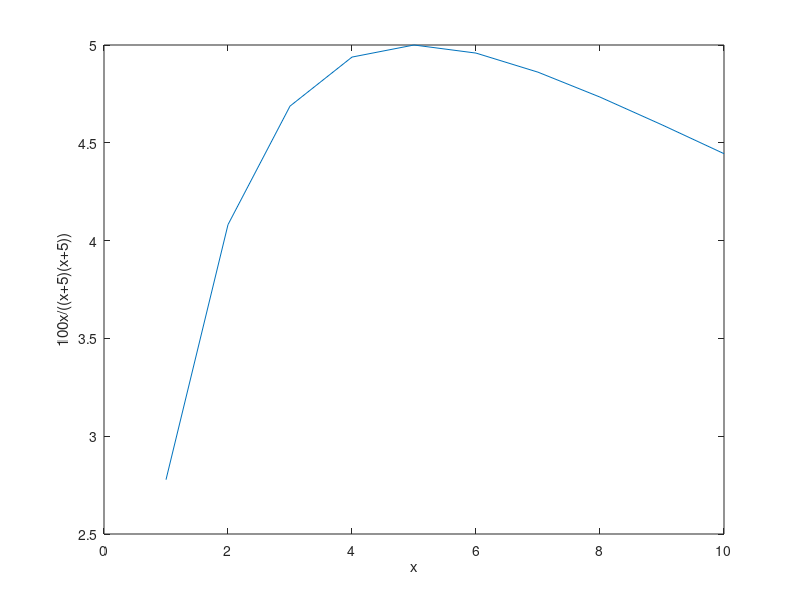
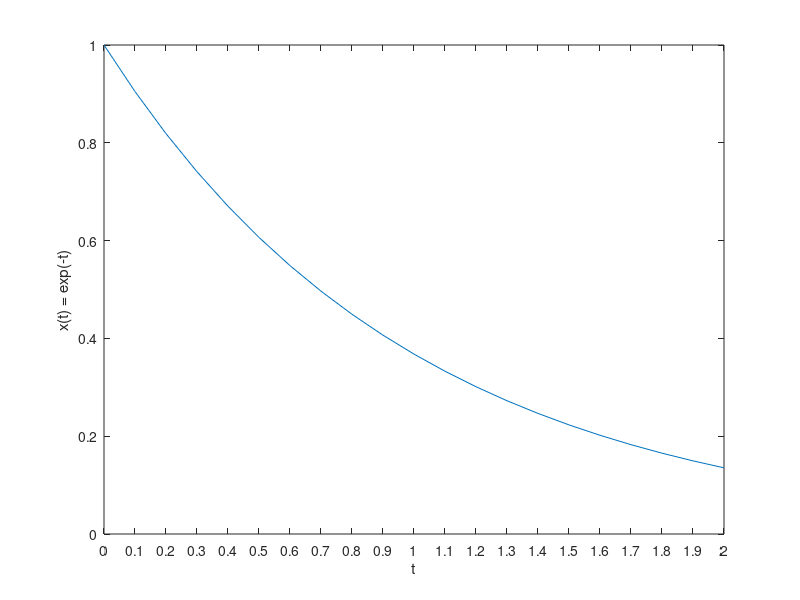
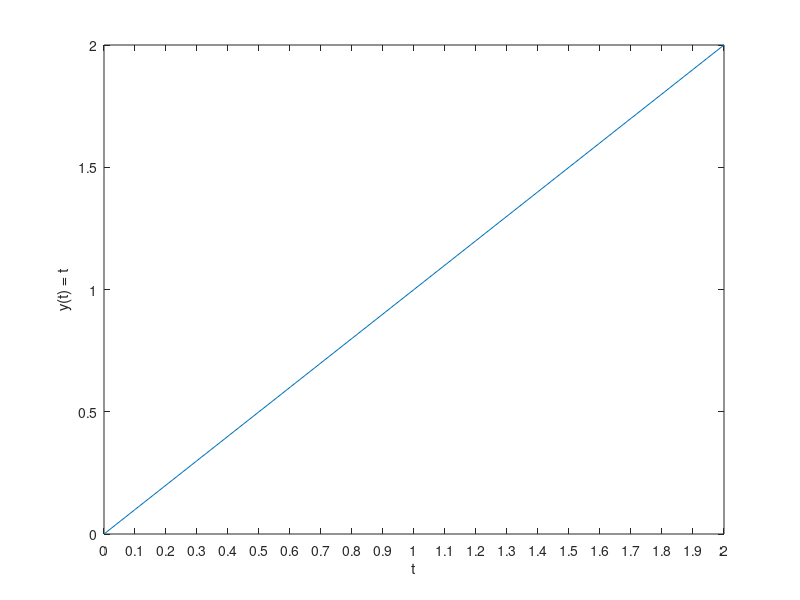
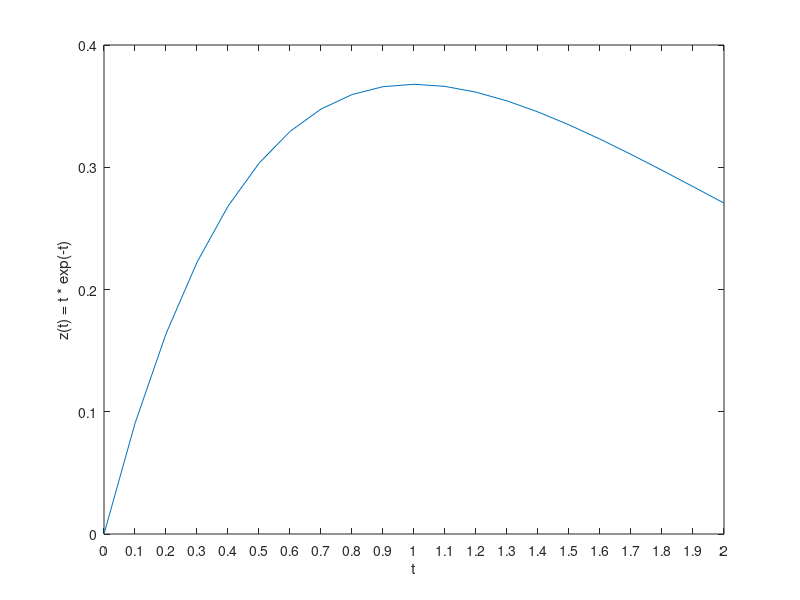

Recreate these plots in MATLAB, in order.
%% Task 1
% creating the vector v1 by listing it out
v1 = [0 2 4 6 8 10 12]
% creating vectors using the (FROM:STEP:TO) method
v2 = 0:10
v3 = 0:2:10
v4 = -pi/2:pi/4:pi/2
%creating vectors using the FROM,TO,NUMBER method involving linspace or
%logspace function
v5 = linspace(0,10,6)
v6 = logspace(1,2,5)

%% Task 2
v7 = [0 4 10 12 15 16 8] %enumeration
v8 = 0:3:15  %from:step:to
v9 = -4:2:8  %from:step:to
v10 = logspace(1, 5, 5)   %from, to, number
v11 = zeros(1, 4)   % using the zeros function
v12 = ones(1, 3)   %using the ones function

%% Task 3
v13 = [1 2 3]
v14 = [2 3 4]
v15 = v14*2
v16 = v13*v14.'
v17 = v13.*v14
v18 = v13*v14'

%% Task 4
m1 = [1 2 3]
m2 = [1 2 3; 4 5 6; 7 8 9]
a = m2(3, 1)
b = m2(2,:)
c = m2(:,3)

%% Task 5
A = v13'*v14
C = [v1';v2';v1']'
D = [v13 v14]

%% Task 6
lhs = [3 -3 4; 1 6 5; 1 -2 3]
rhs = [30; 7; 17]
U = transpose(lhs\rhs)
U1 = U(1)
U2 = U(2)
U3 = U(3)

%% Task 7
% grouping all the resistance of all resistors into a list
R = [10 20 40 80 100]
%grouping all the voltage of all the resistors into a list
V = [20 22 24 26 30]
%calculating the current and power of each resistor using element wise
%multiplication and grouping them into a list
I = V./R
P = I.*V
TP = P(1) + P(2) + P(3) + P(4) + P(5)

%% Task 8
X = 1:10
Y = 10*X./(X+5)
Z = 100*X./((X+5).*(X+5))
figure(1);
plot(X,Z)
xlabel('x')
ylabel('100x/((x+5)(x+5))')

%% Task 9
t = 0:0.5:2
xt = exp(-t)
yt = t
zt = xt.*yt
t2 = 0:0.1:2;
figure(2);
plot(t2, exp(-t2))
xlabel('t')
xlim([0,2])
set(gca,'XTick',[0 : 0.1 : 2]);
ylabel('x(t) = exp(-t)')
figure(3);
plot(t2, t2)
xlabel('t')
xlim([0,2])
set(gca,'XTick',[0 : 0.1 : 2]);
ylabel('y(t) = t')
figure(4);
plot(t2, t2.*exp(-t2))
xlabel('t')
xlim([0,2])
set(gca,'XTick',[0 : 0.1 : 2]);
ylabel('z(t) = t * exp(-t)')



